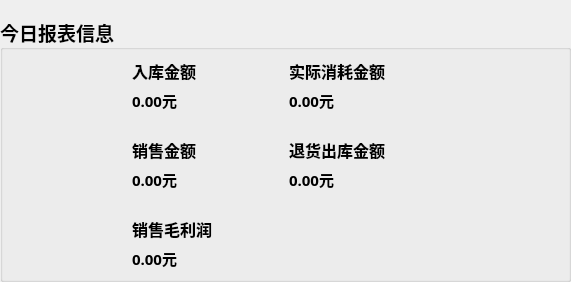
<?xml version="1.0" encoding="UTF-8"?>
<ui version="4.0">
 <class>todayhousemoney</class>
 <widget class="QWidget" name="todayhousemoney">
  <property name="geometry">
   <rect>
    <x>0</x>
    <y>0</y>
    <width>571</width>
    <height>244</height>
   </rect>
  </property>
  <property name="windowTitle">
   <string>Form</string>
  </property>
  <layout class="QVBoxLayout" name="verticalLayout_2">
   <property name="leftMargin">
    <number>0</number>
   </property>
   <property name="rightMargin">
    <number>0</number>
   </property>
   <property name="bottomMargin">
    <number>0</number>
   </property>
   <item>
    <layout class="QVBoxLayout" name="verticalLayout">
     <item>
      <widget class="QCustomPlot" name="widgetCustomPlot" native="true"/>
     </item>
     <item>
      <widget class="QGroupBox" name="groupBox">
       <property name="font">
        <font>
         <family>宋体</family>
         <pointsize>14</pointsize>
         <weight>75</weight>
         <bold>true</bold>
        </font>
       </property>
       <property name="title">
        <string>今日报表信息</string>
       </property>
       <layout class="QVBoxLayout" name="verticalLayout_3">
        <item>
         <layout class="QGridLayout" name="gridLayout">
          <item row="0" column="0">
           <spacer name="horizontalSpacer_5">
            <property name="orientation">
             <enum>Qt::Horizontal</enum>
            </property>
            <property name="sizeType">
             <enum>QSizePolicy::Maximum</enum>
            </property>
            <property name="sizeHint" stdset="0">
             <size>
              <width>120</width>
              <height>20</height>
             </size>
            </property>
           </spacer>
          </item>
          <item row="5" column="2">
           <spacer name="horizontalSpacer_4">
            <property name="orientation">
             <enum>Qt::Horizontal</enum>
            </property>
            <property name="sizeHint" stdset="0">
             <size>
              <width>40</width>
              <height>20</height>
             </size>
            </property>
           </spacer>
          </item>
          <item row="4" column="2">
           <widget class="QLabel" name="labelReturnsMoney">
            <property name="font">
             <font>
              <family>宋体</family>
              <pointsize>11</pointsize>
             </font>
            </property>
            <property name="text">
             <string>0.00元</string>
            </property>
           </widget>
          </item>
          <item row="2" column="2">
           <spacer name="horizontalSpacer_2">
            <property name="orientation">
             <enum>Qt::Horizontal</enum>
            </property>
            <property name="sizeHint" stdset="0">
             <size>
              <width>40</width>
              <height>20</height>
             </size>
            </property>
           </spacer>
          </item>
          <item row="5" column="1">
           <spacer name="horizontalSpacer_3">
            <property name="orientation">
             <enum>Qt::Horizontal</enum>
            </property>
            <property name="sizeHint" stdset="0">
             <size>
              <width>40</width>
              <height>20</height>
             </size>
            </property>
           </spacer>
          </item>
          <item row="3" column="2">
           <widget class="QLabel" name="label_4">
            <property name="font">
             <font>
              <family>宋体</family>
              <pointsize>12</pointsize>
              <weight>75</weight>
              <bold>true</bold>
             </font>
            </property>
            <property name="text">
             <string>退货出库金额</string>
            </property>
           </widget>
          </item>
          <item row="2" column="1">
           <spacer name="horizontalSpacer">
            <property name="orientation">
             <enum>Qt::Horizontal</enum>
            </property>
            <property name="sizeHint" stdset="0">
             <size>
              <width>40</width>
              <height>20</height>
             </size>
            </property>
           </spacer>
          </item>
          <item row="7" column="1">
           <widget class="QLabel" name="labelProfitMoney">
            <property name="font">
             <font>
              <family>宋体</family>
              <pointsize>11</pointsize>
             </font>
            </property>
            <property name="text">
             <string>0.00元</string>
            </property>
           </widget>
          </item>
          <item row="0" column="1">
           <widget class="QLabel" name="label">
            <property name="font">
             <font>
              <family>宋体</family>
              <pointsize>12</pointsize>
              <weight>75</weight>
              <bold>true</bold>
             </font>
            </property>
            <property name="text">
             <string>入库金额</string>
            </property>
           </widget>
          </item>
          <item row="6" column="1">
           <widget class="QLabel" name="label_5">
            <property name="font">
             <font>
              <family>宋体</family>
              <pointsize>12</pointsize>
              <weight>75</weight>
              <bold>true</bold>
             </font>
            </property>
            <property name="text">
             <string>销售毛利润</string>
            </property>
           </widget>
          </item>
          <item row="4" column="1">
           <widget class="QLabel" name="labelPurchaseMoney">
            <property name="font">
             <font>
              <family>宋体</family>
              <pointsize>11</pointsize>
             </font>
            </property>
            <property name="text">
             <string>0.00元</string>
            </property>
           </widget>
          </item>
          <item row="1" column="1">
           <widget class="QLabel" name="labelStorageMoney">
            <property name="font">
             <font>
              <family>宋体</family>
              <pointsize>11</pointsize>
             </font>
            </property>
            <property name="text">
             <string>0.00元</string>
            </property>
           </widget>
          </item>
          <item row="3" column="1">
           <widget class="QLabel" name="label_2">
            <property name="font">
             <font>
              <family>宋体</family>
              <pointsize>12</pointsize>
              <weight>75</weight>
              <bold>true</bold>
             </font>
            </property>
            <property name="text">
             <string>销售金额</string>
            </property>
           </widget>
          </item>
          <item row="0" column="3">
           <spacer name="horizontalSpacer_6">
            <property name="orientation">
             <enum>Qt::Horizontal</enum>
            </property>
            <property name="sizeType">
             <enum>QSizePolicy::Maximum</enum>
            </property>
            <property name="sizeHint" stdset="0">
             <size>
              <width>120</width>
              <height>20</height>
             </size>
            </property>
           </spacer>
          </item>
          <item row="0" column="2">
           <widget class="QLabel" name="label_6">
            <property name="font">
             <font>
              <family>宋体</family>
              <pointsize>12</pointsize>
              <weight>75</weight>
              <bold>true</bold>
             </font>
            </property>
            <property name="text">
             <string>实际消耗金额</string>
            </property>
           </widget>
          </item>
          <item row="1" column="2">
           <widget class="QLabel" name="labelRealMoney">
            <property name="font">
             <font>
              <family>宋体</family>
              <pointsize>11</pointsize>
             </font>
            </property>
            <property name="text">
             <string>0.00元</string>
            </property>
           </widget>
          </item>
         </layout>
        </item>
       </layout>
      </widget>
     </item>
    </layout>
   </item>
  </layout>
 </widget>
 <customwidgets>
  <customwidget>
   <class>QCustomPlot</class>
   <extends>QWidget</extends>
   <header>qcustomplot/qcustomplot.h</header>
   <container>1</container>
  </customwidget>
 </customwidgets>
 <resources/>
 <connections/>
</ui>
